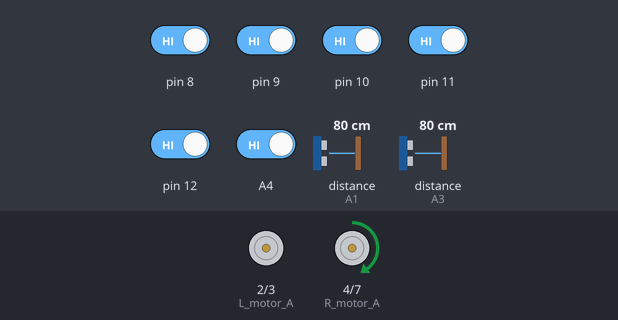
The sketch below on a simulated Arduino Uno, built with avr-gcc and run on an emulated ATmega328P. Shown: motor-driver pin pairs drawn as motors (green arrow = first pin HIGH = forward, orange = second pin HIGH = backward, longer = more drive, scaled by the enable pin). Inputs (shaded band) come from the test bench; at power-on: A4, pin 8–12 HIGH, distance to the obstacle (sensors on A1, A3) 80 cm. The echo pulse lasts 58.3 µs per cm; what the sketch prints to the serial monitor is not drawn.

Above: at 1.9 s.
2.0 s: pin 8 driven LOW
At 3.9 s:
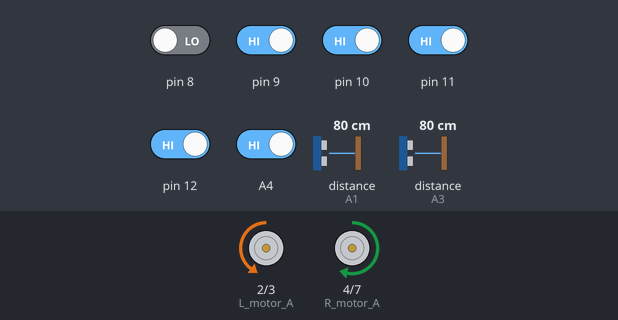
5.8 s: pin 9 driven LOW
At 6.8 s:
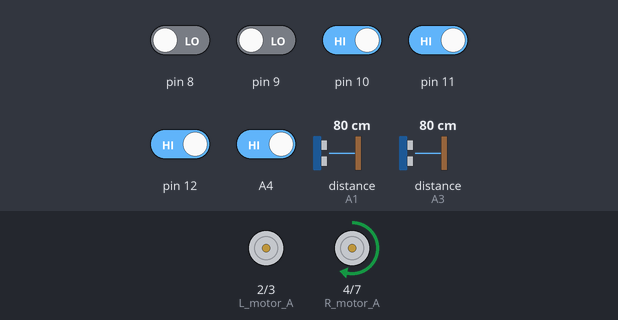
9.6 s: pin 10 driven LOW
At 9.72 s:
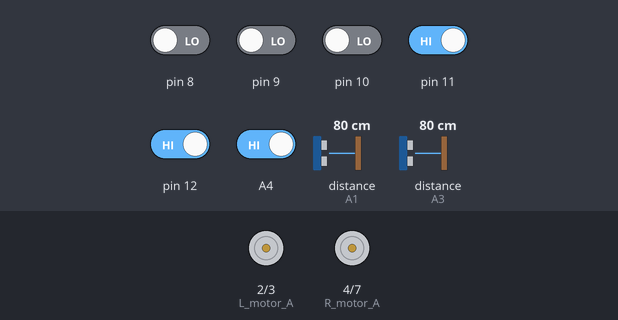
At 10.76 s:
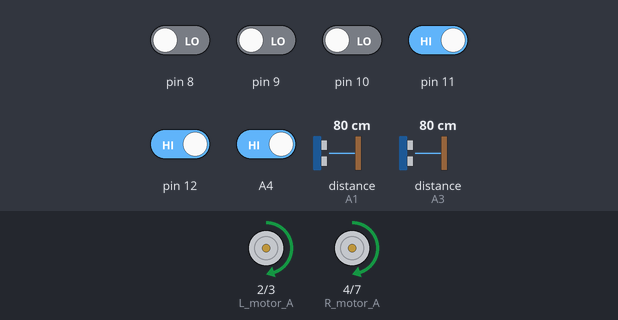
13.5 s: pin 11 driven LOW
17.3 s: pin 12 driven LOW
21.3 s: A4 driven LOW
Timing chart, 0 to 28.4 s (numbered marks = the images above; inputs shaded):
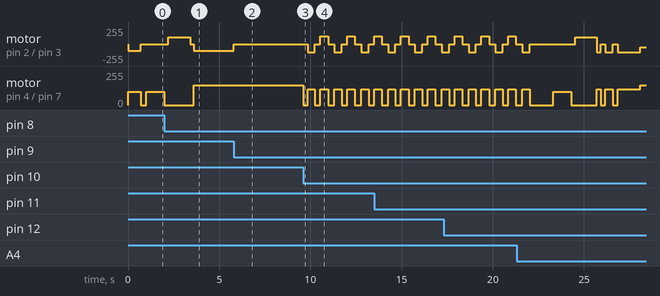

Measured:
- after the input at 5.8 s, motor on pin 2 (L_motor_A) / pin 3 (L_motor_B): backward 100/255 → stopped at once

The sketch:

Final_Code.ino
```cpp
#define R_motor_A 4
#define R_motor_B 7
#define L_motor_A 2
#define L_motor_B 3

#define R_motor_pwm 6
#define L_motor_pwm 5

#include <NewPing.h>

#define TRIGGER_PIN_FL A0   // Front Left Trigger Pin
#define ECHO_PIN_FL    A1   // Front Left Echo Pin
#define TRIGGER_PIN_L  A2    // Left Side Trigger Pin
#define ECHO_PIN_L     A3    // Left Side Echo Pin

#define MAX_DISTANCE   500  // Maximum distance for the ultrasonic sensors

#define R_motor_A 4
#define R_motor_B 7
#define L_motor_A 2
#define L_motor_B 3

#define R_motor_pwm 6
#define L_motor_pwm 5

NewPing sonarFL(TRIGGER_PIN_FL, ECHO_PIN_FL, MAX_DISTANCE);
NewPing sonarL(TRIGGER_PIN_L, ECHO_PIN_L, MAX_DISTANCE);


float p_wall , d_wall , error_wall ;
float i_wall = 0 ;
float prev_error_wall = 0 ;
float KP_wall = 2.5 ;  //3.5
float KI_wall = 0 ;
float KD_wall = 5 ; //6

int setpoint = 15;
int max_speed_wall = 150 ;
int motor_mid_speed_wall = 100 ;
int left_motor_speed_wall = motor_mid_speed_wall ;
int right_motor_speed_wall = motor_mid_speed_wall ;

int IR_val[6] = {0,0,0,0,0,0} ;
int IR_weight[6] = {-20,-10,-5,5,10,20};

int max_speed = 150 ;
int motor_mid_speed = 100 ;
int left_motor_speed = motor_mid_speed ;
int right_motor_speed = motor_mid_speed ;

int x=0;

float p , d , error ;
float i = 0 ;
float prev_error = 0 ;
float KP = 3.5 ;
float KI = 0 ;
float KD = 10 ;

int a,b,c,e,f,g ;


void setup() {
  Serial.begin(9600) ;
  pinMode(A4, INPUT) ;
  pinMode(12, INPUT) ;
  pinMode(11, INPUT) ;
  pinMode(10, INPUT) ;
  pinMode(9, INPUT) ;
  pinMode(8, INPUT) ;


  pinMode(2, OUTPUT) ;
  pinMode(3, OUTPUT) ;
  pinMode(4, OUTPUT) ;
  pinMode(7, OUTPUT) ;
  pinMode(5, OUTPUT) ;
  pinMode(6, OUTPUT) ;

  set_motor_speed()  ;
  forward() ;
  delay(700) ;

}

void loop() {

  while(1){
//if x=2 end of speeding stage, now wall following

  IR_val[0] = digitalRead(A4) ;                        //right most
  IR_val[1] = digitalRead(12) ;
  IR_val[2] = digitalRead(11) ;
  IR_val[3] = digitalRead(10) ;
  IR_val[4] = digitalRead(9) ;
  IR_val[5] = digitalRead(8) ;                     // left most


    if ( (IR_val[2] == 0 || IR_val[3] == 0) && IR_val[4] == 0 && IR_val[5] == 0 ){
  //if ( IR_val[2] == 0 && IR_val[3] == 0 && IR_val[4] == 0 && IR_val[5] == 0 ){           //  if (IR_val[0] == 0 && IR_val[1] == 0 && IR_val[2] == 0 && IR_val[3] == 0 && IR_val[4] == 0 && IR_val[5] == 0 ){ - all white - so can be a T junction, 4 way junction or end of maze
      stop() ;                                                                          // also checked left turn only   - may have to put or for val[2],val[3]

    delay(250);
    forward();
    analogWrite(R_motor_pwm, 120) ;
    analogWrite(L_motor_pwm, 120) ;
    delay(400);

    stop();//
    delay(200); ///// checking    delay(500)


  a= digitalRead(A4) ;               //right
  b = digitalRead(12) ;
  c = digitalRead(11) ;
  e = digitalRead(10) ;
  f = digitalRead(9) ;
  g = digitalRead(8) ;               //left

  delay(100);

  if (a==0 && b==0 && c==0 && e==0 && f==0 && g==0){   //if (a==0 && b==0 && c==0 && e==0 && f==0 && g==0){
    x = x+1;    //(x = 1 means end of exploration)
    stop();

  if (x ==1) {    // have to u turn

    delay(1000);
    //right 90

  digitalWrite(R_motor_A, HIGH) ;
  digitalWrite(R_motor_B, LOW) ;
  digitalWrite(L_motor_B, LOW) ;
  digitalWrite(L_motor_A, LOW) ;
  analogWrite(R_motor_pwm, 100) ;


  delay(1000);

  stop();
  delay(200);

  //left (- 90)


  digitalWrite(R_motor_A, LOW) ;
  digitalWrite(R_motor_B, LOW) ;
  digitalWrite(L_motor_B, LOW) ;
  digitalWrite(L_motor_A, HIGH) ;
  analogWrite(L_motor_pwm, 100) ;

  delay(1200);          // CHANGED THIS  1300

  forward();
     analogWrite(R_motor_pwm, 120) ;
    analogWrite(L_motor_pwm, 120) ;
  delay(200);


//     left();
//    analogWrite(R_motor_pwm, 100) ;
//    analogWrite(L_motor_pwm, 100) ;
//    delay(1100);                  //CHECK HOW LONG FOR approximately 180 DEGREES
//    stop();
//     delay(200);
//     forward();

    //else{
      //forward();
    //}


  }

  if (x==2){
    forward();
    delay(1000);
    break;
  }


  }
  else {
     left();
     analogWrite(R_motor_pwm, 120) ;
     analogWrite(L_motor_pwm, 120) ;
     delay(420);                  //CHECK HOW LONG FOR approximately 90 DEGREES
     stop();
     delay(100);
     forward();

    }
  }


 else if (IR_val[0]==1 && IR_val[1]==1 && IR_val[2]==1 && IR_val[3]==1 && IR_val[4]==1 && IR_val[5]==1){     //u turn
    stop();
    delay(300);

//    forward();
//    analogWrite(R_motor_pwm, 120) ;
//    analogWrite(L_motor_pwm, 120) ;
//    delay(200);
//    stop();
//    delay(200);
//    left();
//    analogWrite(R_motor_pwm, 100) ;
//    analogWrite(L_motor_pwm, 100) ;
//    delay(1100);                  //CHECK HOW LONG FOR approximately 180 DEGREES

//NEW U TURN

//right 90

  digitalWrite(R_motor_A, HIGH) ;
  digitalWrite(R_motor_B, LOW) ;
  digitalWrite(L_motor_B, LOW) ;
  digitalWrite(L_motor_A, LOW) ;
  analogWrite(R_motor_pwm, 100) ;


  delay(1000);

  stop();
  delay(200);

  //left (- 90)


  digitalWrite(R_motor_A, LOW) ;
  digitalWrite(R_motor_B, LOW) ;
  digitalWrite(L_motor_B, LOW) ;
  digitalWrite(L_motor_A, HIGH) ;
  analogWrite(L_motor_pwm, 100) ;

  delay(1200);
//
//  forward();
//     analogWrite(R_motor_pwm, 120) ;
//    analogWrite(L_motor_pwm, 120) ;
//  delay(200);


    stop();
     delay(200);
     forward();

  }

  //for right

  else if (IR_val[0]==0 && IR_val[1]==0 && IR_val[2]==0 && IR_val[3]==0 && IR_val[5]==1){
    stop();
    delay(200);
    forward();
    analogWrite(R_motor_pwm, 120) ;
    analogWrite(L_motor_pwm, 120) ;
    delay(400);

    stop();//
    delay(200); ///// checking   delay(1000);


  a= digitalRead(A4) ;               //right
  b = digitalRead(12) ;
  c = digitalRead(11) ;
  e = digitalRead(10) ;
  f = digitalRead(9) ;
  g = digitalRead(8) ;               //left

  delay(100); // added now to check

   if (a==1 && b==1 && c==1 && e==1 && f==1 && g==1){
     right();
     analogWrite(R_motor_pwm, 120) ;
     analogWrite(L_motor_pwm, 120) ;
     delay(400);                  //CHECK HOW LONG FOR approximately 90 DEGREES
     stop();
     delay(100);
     forward();

   }
else{
  forward();
}


  }


  PID() ;
  set_motor_speed() ;


}


// now wall following

while(true){


delay(50);
  int distanceFL = sonarFL.ping_cm();
  int distanceL = sonarL.ping_cm();
  Serial.print(distanceFL);
  Serial.println("cm ");
  Serial.print(distanceL);
  Serial.println("cm");


  if (distanceFL==0 || distanceFL>60 ){
    distanceFL=60;
  }
  if (distanceFL < 30){
    left_motor_speed_wall =120;
    right_motor_speed_wall =70;

    set_motor_speed_wall();
    turnRight();
    delay(200);
    //PID();
    forward();

    //delay(200);
   // forward() ;
  }


  Serial.print(error_wall);
  Serial.print("  ");
  Serial.print(left_motor_speed_wall);
  Serial.print("  ");
  Serial.print(right_motor_speed_wall);
  Serial.print("  ");
  delay(100) ;
  PID_wall() ;
  set_motor_speed_wall() ;


}
}

void forward() {
  digitalWrite(R_motor_A, HIGH) ;
  digitalWrite(R_motor_B, LOW) ;
  digitalWrite(L_motor_B, HIGH) ;
  digitalWrite(L_motor_A, LOW) ;
}

void reverse(){
    digitalWrite(R_motor_A, LOW) ;
  digitalWrite(R_motor_B, HIGH) ;
  digitalWrite(L_motor_B, LOW) ;
  digitalWrite(L_motor_A, HIGH) ;

}

void left() {
  digitalWrite(R_motor_A, HIGH) ;
  digitalWrite(R_motor_B, LOW) ;
  digitalWrite(L_motor_B, LOW) ;
  digitalWrite(L_motor_A, HIGH) ;
}

void right() {
  digitalWrite(R_motor_A, LOW) ;
  digitalWrite(R_motor_B, HIGH) ;
  digitalWrite(L_motor_B, HIGH) ;
  digitalWrite(L_motor_A, LOW) ;
}

void stop () {
  digitalWrite(R_motor_A, LOW) ;
  digitalWrite(R_motor_B, LOW) ;
  digitalWrite(L_motor_A, LOW) ;
  digitalWrite(L_motor_B, LOW) ;
}

void set_motor_speed() {
  analogWrite(R_motor_pwm, right_motor_speed) ;
  analogWrite(L_motor_pwm, left_motor_speed) ;

  }

void PID() {
  error = 0 ;

  for (int i=0; i<=5; i++) {
    error += IR_val[i]*IR_weight[i] ;
    }

  p = error ;
  i = i + error ;
  d = error - prev_error ;
  prev_error = error ;

  float PID_val = (p*KP + i*KI + d*KD) ;
  //int PID_val_int = round(PID_val);

  right_motor_speed = motor_mid_speed - PID_val ;
  left_motor_speed = motor_mid_speed + PID_val ;

  if (right_motor_speed < 0)         {right_motor_speed = 0 ; }
  if (right_motor_speed > max_speed) {right_motor_speed = max_speed ; }
  if (left_motor_speed < 0)          {left_motor_speed = 0 ; }
  if (left_motor_speed > max_speed)  {left_motor_speed = max_speed ; }

  }


  void PID_wall(){
  delay(50);
  int distanceL = sonarL.ping_cm();
  if (distanceL==0 || distanceL>60 ){
    distanceL=60;
  }
  error_wall = setpoint - distanceL ;
  i_wall = i_wall + error_wall ;
  d_wall = error_wall - prev_error_wall ;
  prev_error_wall = error_wall ;


  float PID_val_wall = (error_wall*KP_wall + i_wall*KI_wall + d_wall*KD_wall) ;

  PID_val_wall=constrain(PID_val_wall,-50,50);

  Serial.println(PID_val_wall);
  right_motor_speed_wall = motor_mid_speed_wall - PID_val_wall ;
  left_motor_speed_wall = motor_mid_speed_wall + PID_val_wall ;

  /*if (right_motor_speed_wall < 0)         {right_motor_speed_wall = 0 ; }
  if (left_motor_speed_wall < 0)          {left_motor_speed_wall = 0 ; }
  if (right_motor_speed_wall > max_speed) {right_motor_speed_wall = max_speed ; }
  if (left_motor_speed_wall > max_speed)  {left_motor_speed_wall = max_speed ; }
  */
}


void turnRight(){
  digitalWrite(R_motor_A, LOW) ;
  digitalWrite(R_motor_B, HIGH) ;
  digitalWrite(L_motor_B, HIGH) ;
  digitalWrite(L_motor_A, LOW) ;
}

void set_motor_speed_wall() {
  analogWrite(R_motor_pwm, right_motor_speed_wall) ;
  analogWrite(L_motor_pwm, left_motor_speed_wall) ;

}
```
